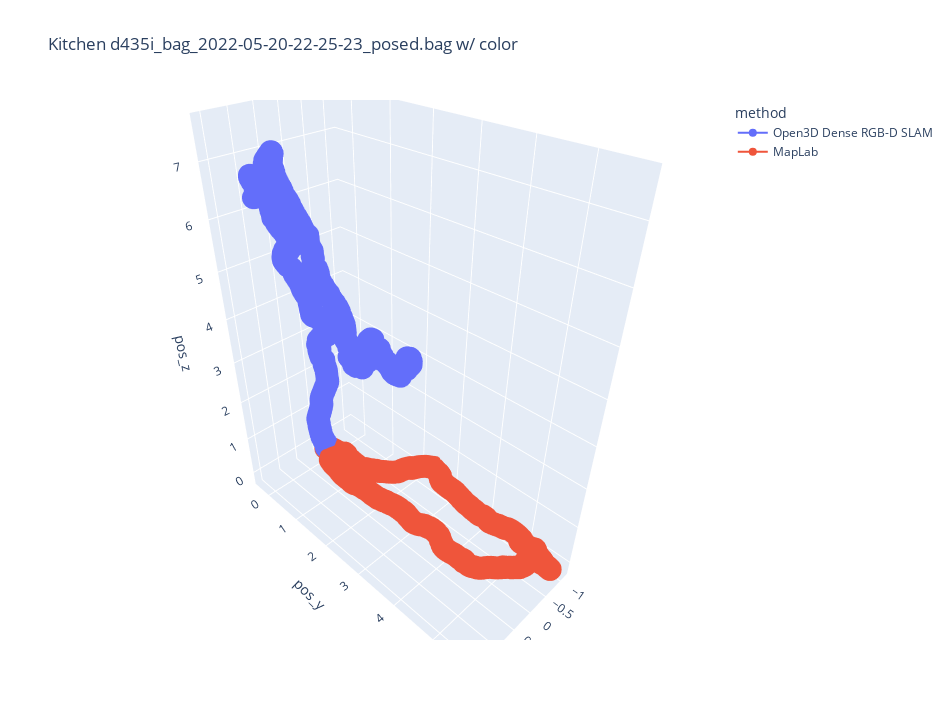

Source (notebook cell):
### Code cell
# Visualize pose traj
import plotly.express as px

df = {'method': [], 'pos_x': [], 'pos_y': [], 'pos_z': [], 'timestamp': []} # , 'delta_t': []

### o3d dense RGBD slam ###
for i, pose in enumerate(cam_poses):
    df['method'].append('Open3D Dense RGB-D SLAM')
    df['timestamp'].append(i)
    df['pos_x'].append(pose[0, 3])
    df['pos_y'].append(pose[1, 3])
    df['pos_z'].append(pose[2, 3])
    
### MapLab ###
# posed images from MapLab
import rosbag
import numpy as np
from pathlib import Path

#bagpath = Path('../poseimage.bag').resolve()
bag = rosbag.Bag(bagpath)
topic_msgs = bag.read_messages(topics=['/tf'])

for i, (topic, msg, t) in enumerate(topic_msgs):
    msg_timestamp = round(msg.transforms[0].header.stamp.to_sec(), 6)
    
    if msg.transforms[0].header.frame_id == "map" and msg.transforms[0].child_frame_id == 'imu':
        #print(topic, msg, t)
        df['method'].append('MapLab')
        df['timestamp'].append(msg_timestamp)
        df['pos_x'].append(msg.transforms[0].transform.translation.x)
        df['pos_y'].append(msg.transforms[0].transform.translation.y)
        df['pos_z'].append(msg.transforms[0].transform.translation.z)

df = {k: np.array(v) for k, v in df.items()}       
fig = px.line_3d(df, x='pos_x', y='pos_y', z='pos_z', color='method',
                 hover_data=['timestamp'], markers=True,
                 height=720, width=950, title=f'Kitchen {bagpath.name} w/ color')
fig.show()

### Figure 1 — Plotly figure (JSON) as saved in the notebook; plotly's stock layout.template omitted (floating-point values rounded to 4 significant figures; data arrays with more than 128 entries replaced by an {"elided": "..."} marker saying what was removed)
{"data": [{"customdata": {"elided": "1371x1 int values"}, "hovertemplate": "method=Open3D Dense RGB-D SLAM<br>pos_x=%{x}<br>pos_y=%{y}<br>pos_z=%{z}<br>timestamp=%{customdata[0]}<extra></extra>", "legendgroup": "Open3D Dense RGB-D SLAM", "line": {"color": "#636efa", "dash": "solid"}, "marker": {"symbol": "circle"}, "mode": "lines+markers", "name": "Open3D Dense RGB-D SLAM", "scene": "scene", "showlegend": true, "type": "scatter3d", "x": {"elided": "1371 float values"}, "y": {"elided": "1371 float values"}, "z": {"elided": "1371 float values"}}, {"customdata": {"elided": "1498x1 float values"}, "hovertemplate": "method=MapLab<br>pos_x=%{x}<br>pos_y=%{y}<br>pos_z=%{z}<br>timestamp=%{customdata[0]}<extra></extra>", "legendgroup": "MapLab", "line": {"color": "#EF553B", "dash": "solid"}, "marker": {"symbol": "circle"}, "mode": "lines+markers", "name": "MapLab", "scene": "scene", "showlegend": true, "type": "scatter3d", "x": {"elided": "1498 float values"}, "y": {"elided": "1498 float values"}, "z": {"elided": "1498 float values"}}], "layout": {"height": 720, "legend": {"title": {"text": "method"}, "tracegroupgap": 0}, "scene": {"domain": {"x": [0, 1], "y": [0, 1]}, "xaxis": {"title": {"text": "pos_x"}}, "yaxis": {"title": {"text": "pos_y"}}, "zaxis": {"title": {"text": "pos_z"}}}, "title": {"text": "Kitchen d435i_bag_2022-05-20-22-25-23_posed.bag w/ color"}, "width": 950}}
